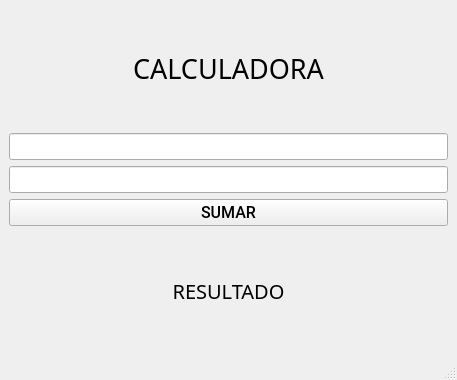
<?xml version="1.0" encoding="UTF-8"?>
<ui version="4.0">
 <class>MainWindow</class>
 <widget class="QMainWindow" name="MainWindow">
  <property name="geometry">
   <rect>
    <x>0</x>
    <y>0</y>
    <width>457</width>
    <height>380</height>
   </rect>
  </property>
  <property name="sizePolicy">
   <sizepolicy hsizetype="Ignored" vsizetype="Ignored">
    <horstretch>0</horstretch>
    <verstretch>0</verstretch>
   </sizepolicy>
  </property>
  <property name="font">
   <font>
    <family>Serif</family>
   </font>
  </property>
  <property name="windowTitle">
   <string>MainWindow</string>
  </property>
  <widget class="QWidget" name="centralwidget">
   <layout class="QVBoxLayout" name="verticalLayout">
    <item>
     <widget class="QLabel" name="label_2">
      <property name="font">
       <font>
        <family>JetBrainsMono Nerd Font</family>
        <pointsize>20</pointsize>
        <kerning>true</kerning>
       </font>
      </property>
      <property name="text">
       <string>CALCULADORA</string>
      </property>
      <property name="alignment">
       <set>Qt::AlignmentFlag::AlignCenter</set>
      </property>
     </widget>
    </item>
    <item>
     <widget class="QLineEdit" name="input1">
      <property name="font">
       <font>
        <family>Roboto Medium</family>
        <pointsize>12</pointsize>
       </font>
      </property>
     </widget>
    </item>
    <item>
     <widget class="QLineEdit" name="input2">
      <property name="font">
       <font>
        <family>Roboto Medium</family>
        <pointsize>12</pointsize>
       </font>
      </property>
     </widget>
    </item>
    <item>
     <widget class="QPushButton" name="btn_sumar">
      <property name="font">
       <font>
        <family>Roboto Medium</family>
        <pointsize>12</pointsize>
       </font>
      </property>
      <property name="text">
       <string>SUMAR</string>
      </property>
     </widget>
    </item>
    <item>
     <widget class="QLabel" name="lbl_result">
      <property name="font">
       <font>
        <family>Ubuntu Nerd Font Light</family>
        <pointsize>15</pointsize>
       </font>
      </property>
      <property name="text">
       <string>RESULTADO</string>
      </property>
      <property name="alignment">
       <set>Qt::AlignmentFlag::AlignCenter</set>
      </property>
     </widget>
    </item>
   </layout>
  </widget>
  <widget class="QStatusBar" name="statusbar"/>
 </widget>
 <resources/>
 <connections/>
</ui>
